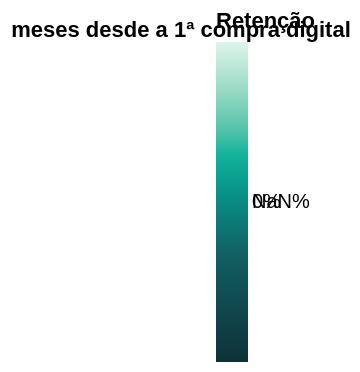

Specify this chart in Vega-Lite:
### Vega-Lite specification from a JSON file in a GitHub repository (floating-point values rounded to 4 significant figures)
{"$schema": "https://vega.github.io/schema/vega-lite/v5.json", "data": {"name": "dataset"}, "width": "container", "height": "container", "transform": [{"filter": "datum.coorte_ord != null && datum.ret != null"}, {"calculate": "(floor(datum.mes_ord / 100) * 12 + datum.mes_ord % 100) - (floor(datum.coorte_ord / 100) * 12 + datum.coorte_ord % 100)", "as": "m"}, {"filter": "datum.m >= 1 && datum.m <= 12"}], "mark": {"type": "rect", "cornerRadius": 2, "stroke": "#071E23", "strokeWidth": 1.5}, "encoding": {"x": {"field": "m", "type": "ordinal", "axis": {"title": "meses desde a 1ª compra digital", "labelAngle": 0}}, "y": {"field": "coorte", "type": "ordinal", "sort": {"field": "coorte_ord", "op": "min", "order": "ascending"}, "axis": {"title": null}}, "color": {"field": "ret", "type": "quantitative", "scale": {"domainMin": 0, "range": ["#0E3138", "#125F61", "#18B89F", "#DDF5EB"]}, "legend": {"title": "Retenção", "format": ".0%", "orient": "right", "gradientLength": 160}}, "tooltip": [{"field": "coorte", "title": "Coorte"}, {"field": "m", "title": "Mês +"}, {"field": "ret", "title": "Retenção", "format": ".1%"}, {"field": "cli", "title": "Clientes ativos", "format": ",.0f"}]}}
